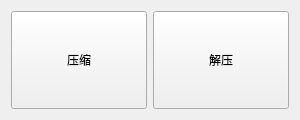
<?xml version="1.0" encoding="UTF-8"?>
<ui version="4.0">
 <class>FileCompressionClass</class>
 <widget class="QMainWindow" name="FileCompressionClass">
  <property name="geometry">
   <rect>
    <x>0</x>
    <y>0</y>
    <width>300</width>
    <height>120</height>
   </rect>
  </property>
  <property name="windowTitle">
   <string>FileCompression</string>
  </property>
  <widget class="QWidget" name="centralWidget">
   <layout class="QVBoxLayout" name="verticalLayout_2">
    <item>
     <layout class="QHBoxLayout" name="horizontalLayout_4">
      <item>
       <widget class="QPushButton" name="compressionBtn">
        <property name="sizePolicy">
         <sizepolicy hsizetype="Minimum" vsizetype="Expanding">
          <horstretch>0</horstretch>
          <verstretch>0</verstretch>
         </sizepolicy>
        </property>
        <property name="text">
         <string>压缩</string>
        </property>
       </widget>
      </item>
      <item>
       <widget class="QPushButton" name="decompressionBtn">
        <property name="sizePolicy">
         <sizepolicy hsizetype="Minimum" vsizetype="Expanding">
          <horstretch>0</horstretch>
          <verstretch>0</verstretch>
         </sizepolicy>
        </property>
        <property name="text">
         <string>解压</string>
        </property>
       </widget>
      </item>
     </layout>
    </item>
   </layout>
  </widget>
  <widget class="QMenuBar" name="menuBar">
   <property name="geometry">
    <rect>
     <x>0</x>
     <y>0</y>
     <width>300</width>
     <height>23</height>
    </rect>
   </property>
  </widget>
 </widget>
 <layoutdefault spacing="6" margin="11"/>
 <resources>
  <include location="FileCompression.qrc"/>
 </resources>
 <connections/>
</ui>
